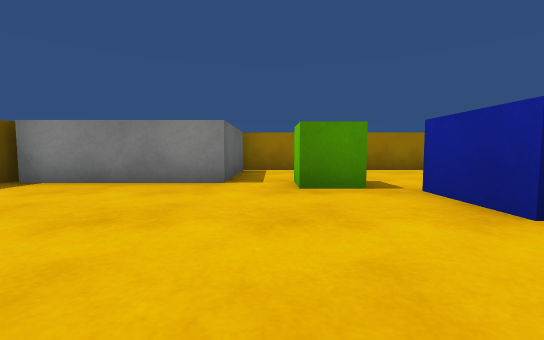
View 1 (above)

15 first-person views from a walk through a 3-D level made in the Unity game engine. The camera is 0.51 m above the floor, tilts 4° down and sees 90° across. The floor is counted in squares, 1 m on a side. Each view is taken from the middle of a square. On the plan, view 1 faces up. The plan holds only what a view shows up to about 9 squares ahead; the rest is blank. The place goes on beyond the plan. The player character is not drawn. Surface patterns are stand-ins for the level's own textures.

View 2
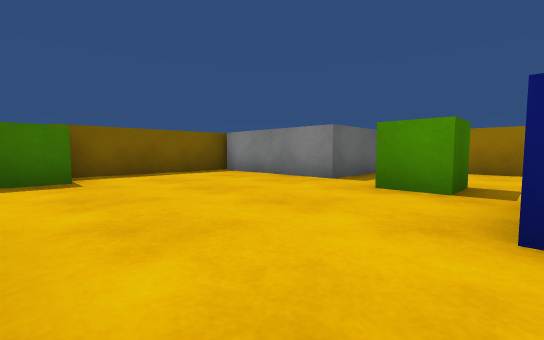

View 3
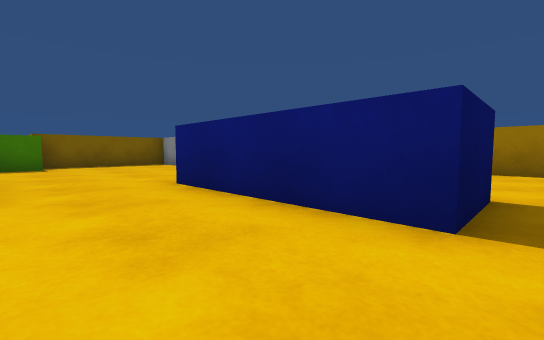

View 4
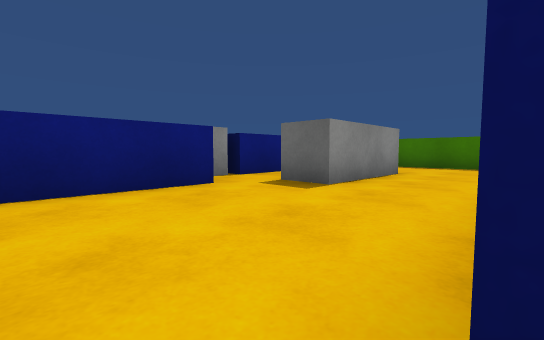

View 5
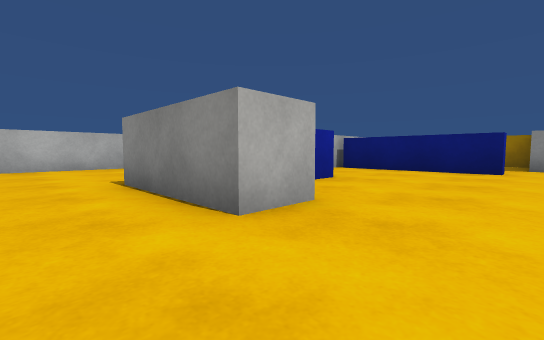

View 6
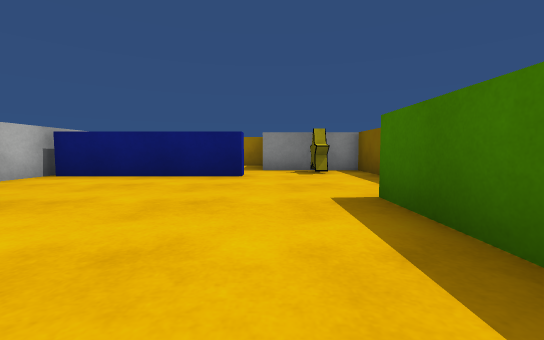

View 7
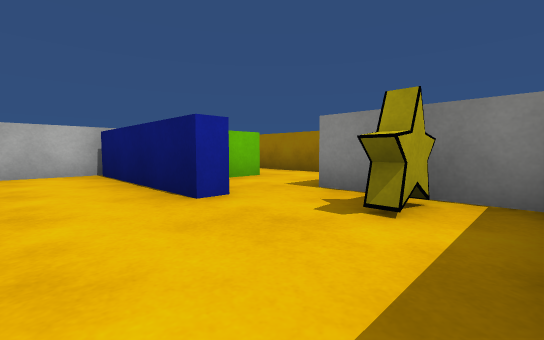

View 8
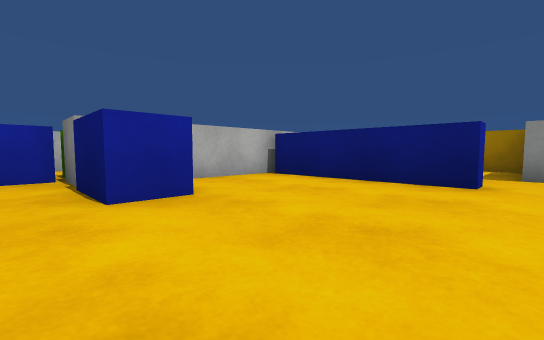

View 9
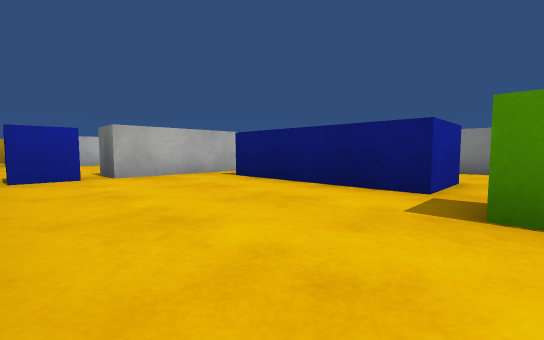

View 10
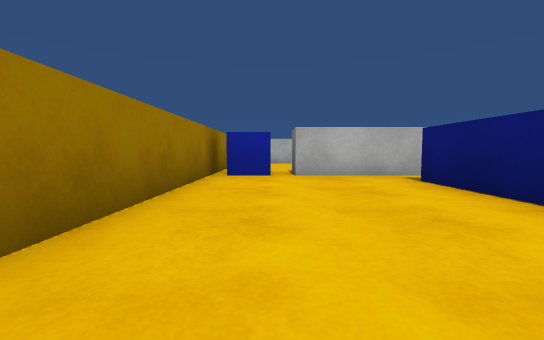

View 11
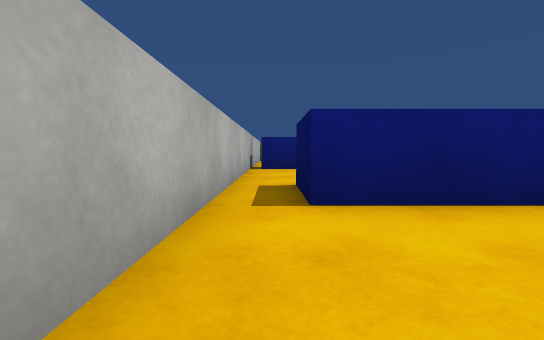

View 12
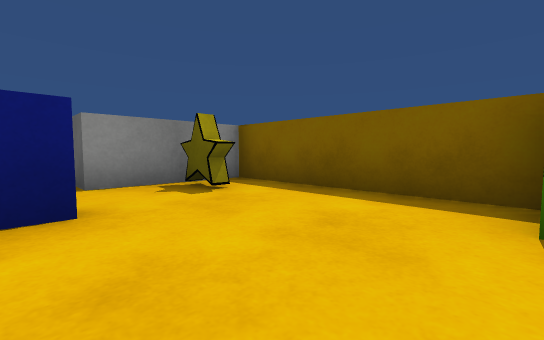

View 13
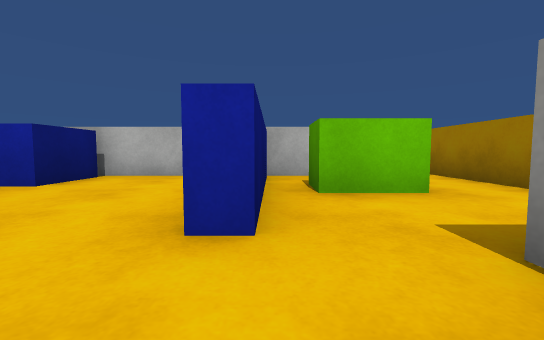

View 14
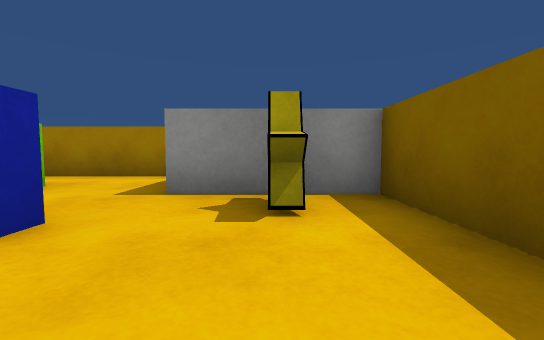

View 15
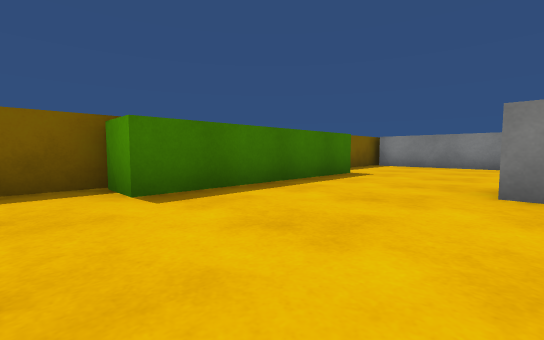

### Floor plan
Points are (right, up) in squares from view 1. A wall is a line through its corners. A room is listed if a view was taken in it or the views show most of it. See-through windows are left out.
Room 1 (views 1, 5)
walls: (-0.8, 4.3) (-4.1, 4.3); (-0.3, -0.3) (1.6, -0.3); (-3.2, 0.9) (-3.2, -0.6); (1.9, 2) (1.9, 3.4); (-4.3, 4.6) (-4.3, 0.9)
ways out: opening at (2, 0.5) to room 2; opening at (-1.5, -1) to room 3; opening at (0.5, 4) to room 5
objects: green cube (1, 4)
Room 2 (views 2, 3, 4)
walls: (3.6, -1.7) (6.4, -1.7); (1.6, -0.3) (2.5, -0.3) (2.5, -1.4); (5.6, 3.4) (5.6, 2) (1.9, 2); (6.6, -3.1) (6.6, 3.5)
ways out: opening at (2, 0.5) to room 1; opening at (3, -2) to room 3; opening at (6, 2.5) to room 5
Room 3 (views 6, 8, 12, 15)
walls: (0.1, -1.3) (-0.3, -1.3) (-0.3, -0.3); (2.5, -2.7) (3.6, -2.7) (3.6, -1.7); (-1.4, -6.5) (2.4, -6.5); (-3.2, -0.6) (-3.2, -4); (2.6, -7.9) (2.6, -3.4)
ways out: opening at (-1.5, -1) to room 1; opening at (3, -2) to room 2; opening at (-2.5, -5.5) to room 4
objects: blue block (1, -3) to (2, -3)
Room 4 (views 7, 13, 14)
walls: (2, -6.9) (-1.4, -6.9) (-1.4, -6.5); (-3.2, -4) (-4.3, -4) (-4.3, -7.5)
ways out: opening at (-2.5, -5.5) to room 3
objects: block (-4, -8); other object (-3, -8); block (-2, -9) to (-2, -8); green block (0, -9) to (1, -8)
Room 5 (views 9, 10, 11)
walls: (1.9, 3.4) (5.6, 3.4); (-0.8, 7) (-0.8, 4.3); (6.6, 3.5) (6.6, 5.5) (7.6, 5.5); (8.9, 7.3) (-0.9, 7.3)
ways out: opening at (0.5, 4) to room 1; opening at (6, 2.5) to room 2
objects: blue cube (7, 6) to (7, 7)

Positions as (right, up) in squares from view 1, and headings:
1: (0, 0), facing up
2: (2, 0), facing up-left
3: (6, 0), facing up-left
4: (6, 2), facing down-left
5: (-2, 1), facing down-right
6: (-2, -1), facing down
7: (-4, -5), facing down-right
8: (-2, -2), facing down-right
9: (1, 7), facing down-right
10: (1, 6), facing right
11: (6, 6), facing down
12: (-1, -4), facing down-left
13: (-3, -7), facing right
14: (-3, -5), facing down
15: (0, -5), facing up-left
